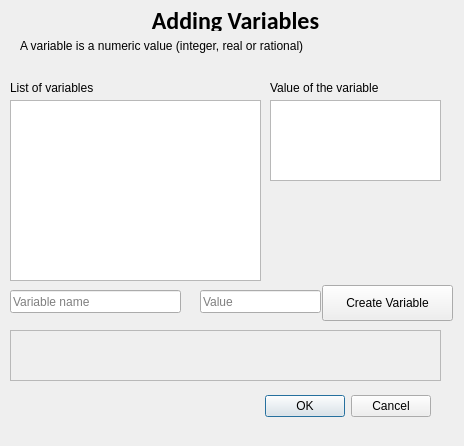
<?xml version="1.0" encoding="UTF-8"?>
<ui version="4.0">
 <class>AtomDialog</class>
 <widget class="QDialog" name="AtomDialog">
  <property name="geometry">
   <rect>
    <x>0</x>
    <y>0</y>
    <width>464</width>
    <height>446</height>
   </rect>
  </property>
  <property name="windowTitle">
   <string>Dialog</string>
  </property>
  <widget class="QDialogButtonBox" name="buttonBox">
   <property name="geometry">
    <rect>
     <x>90</x>
     <y>390</y>
     <width>341</width>
     <height>32</height>
    </rect>
   </property>
   <property name="orientation">
    <enum>Qt::Horizontal</enum>
   </property>
   <property name="standardButtons">
    <set>QDialogButtonBox::Cancel|QDialogButtonBox::Ok</set>
   </property>
  </widget>
  <widget class="QListWidget" name="listWidget">
   <property name="geometry">
    <rect>
     <x>10</x>
     <y>100</y>
     <width>251</width>
     <height>181</height>
    </rect>
   </property>
  </widget>
  <widget class="QTextEdit" name="textEdit">
   <property name="geometry">
    <rect>
     <x>270</x>
     <y>100</y>
     <width>171</width>
     <height>81</height>
    </rect>
   </property>
  </widget>
  <widget class="QLineEdit" name="lineEditNewAtomeName">
   <property name="geometry">
    <rect>
     <x>10</x>
     <y>290</y>
     <width>171</width>
     <height>23</height>
    </rect>
   </property>
   <property name="placeholderText">
    <string>Variable name</string>
   </property>
  </widget>
  <widget class="QPushButton" name="pushButtonCreateAtom">
   <property name="geometry">
    <rect>
     <x>322</x>
     <y>285</y>
     <width>131</width>
     <height>36</height>
    </rect>
   </property>
   <property name="text">
    <string>Create Variable</string>
   </property>
  </widget>
  <widget class="QTextEdit" name="textEditError">
   <property name="enabled">
    <bool>false</bool>
   </property>
   <property name="geometry">
    <rect>
     <x>10</x>
     <y>330</y>
     <width>431</width>
     <height>51</height>
    </rect>
   </property>
   <property name="readOnly">
    <bool>true</bool>
   </property>
  </widget>
  <widget class="QLineEdit" name="lineEditNewAtomeValue">
   <property name="geometry">
    <rect>
     <x>200</x>
     <y>290</y>
     <width>121</width>
     <height>23</height>
    </rect>
   </property>
   <property name="placeholderText">
    <string>Value</string>
   </property>
  </widget>
  <widget class="QLabel" name="label">
   <property name="geometry">
    <rect>
     <x>20</x>
     <y>30</y>
     <width>351</width>
     <height>31</height>
    </rect>
   </property>
   <property name="text">
    <string>A variable is a numeric value (integer, real or rational)</string>
   </property>
  </widget>
  <widget class="QLabel" name="label_2">
   <property name="geometry">
    <rect>
     <x>150</x>
     <y>10</y>
     <width>171</width>
     <height>21</height>
    </rect>
   </property>
   <property name="font">
    <font>
     <family>Calibri</family>
     <pointsize>18</pointsize>
     <weight>75</weight>
     <bold>true</bold>
    </font>
   </property>
   <property name="text">
    <string>Adding Variables</string>
   </property>
   <property name="alignment">
    <set>Qt::AlignCenter</set>
   </property>
  </widget>
  <widget class="QLabel" name="label_3">
   <property name="geometry">
    <rect>
     <x>10</x>
     <y>80</y>
     <width>101</width>
     <height>16</height>
    </rect>
   </property>
   <property name="text">
    <string>List of variables</string>
   </property>
  </widget>
  <widget class="QLabel" name="label_4">
   <property name="geometry">
    <rect>
     <x>270</x>
     <y>80</y>
     <width>151</width>
     <height>16</height>
    </rect>
   </property>
   <property name="text">
    <string>Value of the variable</string>
   </property>
  </widget>
 </widget>
 <resources/>
 <connections>
  <connection>
   <sender>buttonBox</sender>
   <signal>accepted()</signal>
   <receiver>AtomDialog</receiver>
   <slot>accept()</slot>
   <hints>
    <hint type="sourcelabel">
     <x>248</x>
     <y>254</y>
    </hint>
    <hint type="destinationlabel">
     <x>157</x>
     <y>274</y>
    </hint>
   </hints>
  </connection>
  <connection>
   <sender>buttonBox</sender>
   <signal>rejected()</signal>
   <receiver>AtomDialog</receiver>
   <slot>reject()</slot>
   <hints>
    <hint type="sourcelabel">
     <x>316</x>
     <y>260</y>
    </hint>
    <hint type="destinationlabel">
     <x>286</x>
     <y>274</y>
    </hint>
   </hints>
  </connection>
 </connections>
</ui>
